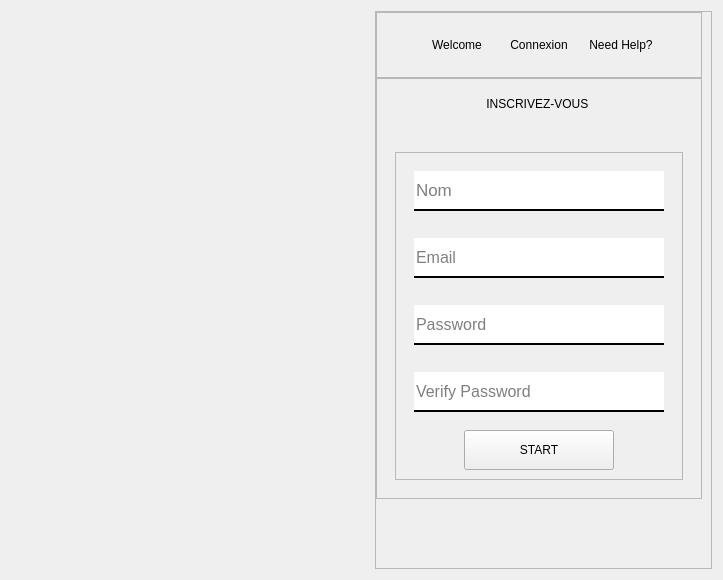
      <widget class="QWidget" name="page_Inscription">
       <layout class="QHBoxLayout" name="horizontalLayout_20">
        <item>
         <widget class="QWidget" name="widget_13" native="true">
          <layout class="QHBoxLayout" name="horizontalLayout_22">
           <item>
            <widget class="QLabel" name="label_14">
             <property name="minimumSize">
              <size>
               <width>340</width>
               <height>400</height>
              </size>
             </property>
             <property name="maximumSize">
              <size>
               <width>340</width>
               <height>634</height>
              </size>
             </property>
             <property name="text">
              <string/>
             </property>
             <property name="pixmap">
              <pixmap resource="../Interface/images_rc.qrc">:/im/images/images/Girl-dancer-scaled.jpg</pixmap>
             </property>
             <property name="scaledContents">
              <bool>true</bool>
             </property>
            </widget>
           </item>
          </layout>
         </widget>
        </item>
        <item>
         <widget class="QFrame" name="frame_12">
          <property name="frameShape">
           <enum>QFrame::StyledPanel</enum>
          </property>
          <property name="frameShadow">
           <enum>QFrame::Raised</enum>
          </property>
          <layout class="QVBoxLayout" name="verticalLayout_13">
           <property name="spacing">
            <number>0</number>
           </property>
           <property name="leftMargin">
            <number>0</number>
           </property>
           <property name="topMargin">
            <number>0</number>
           </property>
           <item>
            <widget class="QFrame" name="frame_13">
             <property name="minimumSize">
              <size>
               <width>0</width>
               <height>66</height>
              </size>
             </property>
             <property name="maximumSize">
              <size>
               <width>16777215</width>
               <height>66</height>
              </size>
             </property>
             <property name="frameShape">
              <enum>QFrame::StyledPanel</enum>
             </property>
             <property name="frameShadow">
              <enum>QFrame::Raised</enum>
             </property>
             <layout class="QHBoxLayout" name="horizontalLayout_16">
              <property name="spacing">
               <number>2</number>
              </property>
              <item alignment="Qt::AlignHCenter">
               <widget class="QWidget" name="widget_button_4" native="true">
                <property name="minimumSize">
                 <size>
                  <width>0</width>
                  <height>0</height>
                 </size>
                </property>
                <property name="layoutDirection">
                 <enum>Qt::RightToLeft</enum>
                </property>
                <layout class="QHBoxLayout" name="horizontalLayout_17">
                 <property name="spacing">
                  <number>2</number>
                 </property>
                 <item>
                  <widget class="QPushButton" name="pushButton_13">
                   <property name="text">
                    <string>Need Help?</string>
                   </property>
                   <property name="flat">
                    <bool>true</bool>
                   </property>
                  </widget>
                 </item>
                 <item>
                  <widget class="QPushButton" name="pushButton_14">
                   <property name="text">
                    <string>Connexion</string>
                   </property>
                   <property name="flat">
                    <bool>true</bool>
                   </property>
                  </widget>
                 </item>
                 <item>
                  <widget class="QPushButton" name="pushButton_16">
                   <property name="text">
                    <string>Welcome</string>
                   </property>
                   <property name="flat">
                    <bool>true</bool>
                   </property>
                  </widget>
                 </item>
                </layout>
               </widget>
              </item>
             </layout>
            </widget>
           </item>
           <item>
            <widget class="QFrame" name="frame_14">
             <property name="minimumSize">
              <size>
               <width>0</width>
               <height>400</height>
              </size>
             </property>
             <property name="frameShape">
              <enum>QFrame::StyledPanel</enum>
             </property>
             <property name="frameShadow">
              <enum>QFrame::Raised</enum>
             </property>
             <layout class="QHBoxLayout" name="horizontalLayout_18">
              <item alignment="Qt::AlignHCenter|Qt::AlignTop">
               <widget class="QWidget" name="verticalWidget_2" native="true">
                <layout class="QVBoxLayout" name="verticalLayout_14">
                 <property name="spacing">
                  <number>41</number>
                 </property>
                 <item alignment="Qt::AlignHCenter|Qt::AlignTop">
                  <widget class="QLabel" name="label_13">
                   <property name="text">
                    <string>INSCRIVEZ-VOUS </string>
                   </property>
                   <property name="alignment">
                    <set>Qt::AlignCenter</set>
                   </property>
                  </widget>
                 </item>
                 <item>
                  <widget class="QFrame" name="frame_15">
                   <property name="minimumSize">
                    <size>
                     <width>200</width>
                     <height>200</height>
                    </size>
                   </property>
                   <property name="frameShape">
                    <enum>QFrame::StyledPanel</enum>
                   </property>
                   <property name="frameShadow">
                    <enum>QFrame::Raised</enum>
                   </property>
                   <layout class="QVBoxLayout" name="verticalLayout_15">
                    <property name="spacing">
                     <number>9</number>
                    </property>
                    <item>
                     <widget class="QWidget" name="widget_12" native="true">
                      <layout class="QVBoxLayout" name="verticalLayout_16">
                       <item>
                        <widget class="QLineEdit" name="lineEdit_ins_name">
                         <property name="sizePolicy">
                          <sizepolicy hsizetype="Expanding" vsizetype="Fixed">
                           <horstretch>0</horstretch>
                           <verstretch>0</verstretch>
                          </sizepolicy>
                         </property>
                         <property name="minimumSize">
                          <size>
                           <width>0</width>
                           <height>40</height>
                          </size>
                         </property>
                         <property name="font">
                          <font>
                           <pointsize>13</pointsize>
                          </font>
                         </property>
                         <property name="styleSheet">
                          <string notr="true">#lineEdit_ins_name{
	border:2px solid;
	border-top:none;
	border-left:none;
	border-right:none;

}

#lineEdit_ins_name:hover{
	border:2px solid rgb(108, 99, 255);
	border-top:none;
	border-left:none;
	border-right:none;

}</string>
                         </property>
                         <property name="placeholderText">
                          <string>Nom</string>
                         </property>
                        </widget>
                       </item>
                      </layout>
                     </widget>
                    </item>
                    <item>
                     <widget class="QWidget" name="widget_8" native="true">
                      <property name="minimumSize">
                       <size>
                        <width>0</width>
                        <height>0</height>
                       </size>
                      </property>
                      <layout class="QHBoxLayout" name="horizontalLayout_19">
                       <item>
                        <widget class="QLineEdit" name="lineEdit_ins_email">
                         <property name="sizePolicy">
                          <sizepolicy hsizetype="Expanding" vsizetype="Fixed">
                           <horstretch>0</horstretch>
                           <verstretch>0</verstretch>
                          </sizepolicy>
                         </property>
                         <property name="minimumSize">
                          <size>
                           <width>250</width>
                           <height>40</height>
                          </size>
                         </property>
                         <property name="font">
                          <font>
                           <pointsize>12</pointsize>
                          </font>
                         </property>
                         <property name="styleSheet">
                          <string notr="true">#lineEdit_ins_email{
	border:2px solid;
	border-top:none;
	border-left:none;
	border-right:none;

}

#lineEdit_ins_email:hover{
	border:2px solid rgb(108, 99, 255);
	border-top:none;
	border-left:none;
	border-right:none;

}</string>
                         </property>
                         <property name="text">
                          <string/>
                         </property>
                         <property name="placeholderText">
                          <string>Email</string>
                         </property>
                        </widget>
                       </item>
                      </layout>
                     </widget>
                    </item>
                    <item>
                     <widget class="QWidget" name="widget_17" native="true">
                      <layout class="QVBoxLayout" name="verticalLayout_21">
                       <item>
                        <widget class="QLineEdit" name="lineEdit_ins_password">
                         <property name="sizePolicy">
                          <sizepolicy hsizetype="Expanding" vsizetype="Fixed">
                           <horstretch>0</horstretch>
                           <verstretch>0</verstretch>
                          </sizepolicy>
                         </property>
                         <property name="minimumSize">
                          <size>
                           <width>250</width>
                           <height>40</height>
                          </size>
                         </property>
                         <property name="font">
                          <font>
                           <pointsize>12</pointsize>
                          </font>
                         </property>
                         <property name="styleSheet">
                          <string notr="true">#lineEdit_ins_password{
	border:2px solid;
	border-top:none;
	border-left:none;
	border-right:none;

}

#lineEdit_ins_password:hover{
	border:2px solid rgb(108, 99, 255);
	border-top:none;
	border-left:none;
	border-right:none;

}</string>
                         </property>
                         <property name="text">
                          <string/>
                         </property>
                         <property name="placeholderText">
                          <string>Password</string>
                         </property>
                        </widget>
                       </item>
                      </layout>
                     </widget>
                    </item>
                    <item>
                     <widget class="QWidget" name="widget_18" native="true">
                      <layout class="QVBoxLayout" name="verticalLayout_22">
                       <item>
                        <widget class="QLineEdit" name="lineEdit_ins_verifypasswd">
                         <property name="sizePolicy">
                          <sizepolicy hsizetype="Expanding" vsizetype="Fixed">
                           <horstretch>0</horstretch>
                           <verstretch>0</verstretch>
                          </sizepolicy>
                         </property>
                         <property name="minimumSize">
                          <size>
                           <width>250</width>
                           <height>40</height>
                          </size>
                         </property>
                         <property name="font">
                          <font>
                           <pointsize>12</pointsize>
                          </font>
                         </property>
                         <property name="styleSheet">
                          <string notr="true">#lineEdit_ins_verifypasswd{
	border:2px solid;
	border-top:none;
	border-left:none;
	border-right:none;

}

#lineEdit_ins_verifypasswd:hover{
	border:2px solid rgb(108, 99, 255);
	border-top:none;
	border-left:none;
	border-right:none;

}</string>
                         </property>
                         <property name="text">
                          <string/>
                         </property>
                         <property name="placeholderText">
                          <string>Verify Password</string>
                         </property>
                        </widget>
                       </item>
                      </layout>
                     </widget>
                    </item>
                    <item alignment="Qt::AlignHCenter">
                     <widget class="QPushButton" name="pushButton_INSCRIPTION">
                      <property name="sizePolicy">
                       <sizepolicy hsizetype="Minimum" vsizetype="Minimum">
                        <horstretch>0</horstretch>
                        <verstretch>0</verstretch>
                       </sizepolicy>
                      </property>
                      <property name="minimumSize">
                       <size>
                        <width>150</width>
                        <height>40</height>
                       </size>
                      </property>
                      <property name="text">
                       <string>START</string>
                      </property>
                     </widget>
                    </item>
                   </layout>
                  </widget>
                 </item>
                </layout>
               </widget>
              </item>
             </layout>
            </widget>
           </item>
           <item>
            <widget class="QWidget" name="widget_9" native="true">
             <property name="minimumSize">
              <size>
               <width>0</width>
               <height>60</height>
              </size>
             </property>
            </widget>
           </item>
          </layout>
         </widget>
        </item>
       </layout>
      </widget>
